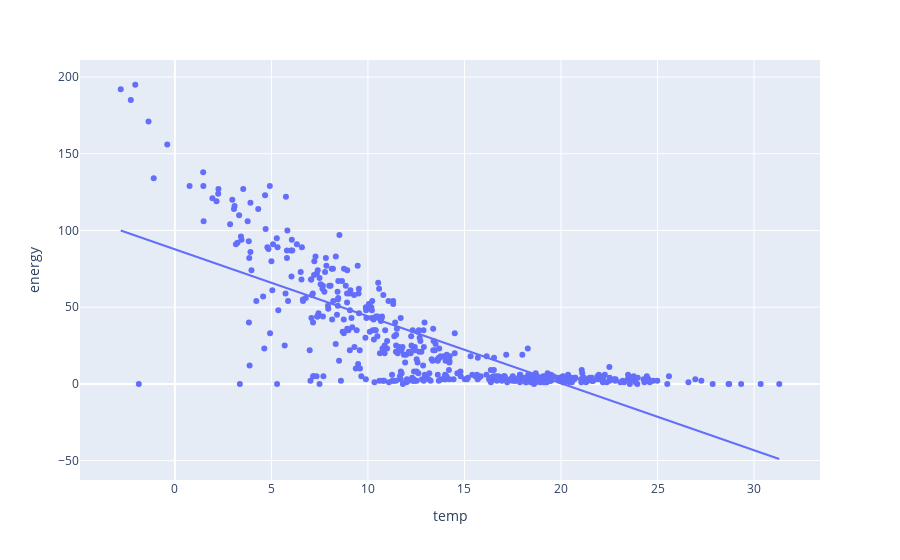

The code cell stored with this chart in its notebook:
### Code cell
px.scatter(df_merge, x='temp', y='energy', trendline="ols")

### Figure 1 — Plotly figure (JSON) as saved in the notebook; plotly's stock layout.template omitted (floating-point values rounded to 4 significant figures; data arrays with more than 128 entries replaced by an {"elided": "..."} marker saying what was removed)
{"data": [{"hovertemplate": "temp=%{x}<br>energy=%{y}<extra></extra>", "legendgroup": "", "marker": {"color": "#636efa", "symbol": "circle"}, "mode": "markers", "name": "", "orientation": "v", "showlegend": false, "type": "scatter", "x": {"elided": "483 float values"}, "xaxis": "x", "y": {"elided": "483 int values"}, "yaxis": "y"}, {"hovertemplate": "<b>OLS trendline</b><br>energy = -4.36736 * temp + 87.7515<br>R<sup>2</sup>=0.596998<br><br>temp=%{x}<br>energy=%{y} <b>(trend)</b><extra></extra>", "legendgroup": "", "marker": {"color": "#636efa", "symbol": "circle"}, "mode": "lines", "name": "", "showlegend": false, "type": "scatter", "x": {"elided": "483 float values"}, "xaxis": "x", "y": {"elided": "483 float values"}, "yaxis": "y"}], "layout": {"legend": {"tracegroupgap": 0}, "margin": {"t": 60}, "xaxis": {"anchor": "y", "domain": [0, 1], "title": {"text": "temp"}}, "yaxis": {"anchor": "x", "domain": [0, 1], "title": {"text": "energy"}}}}
